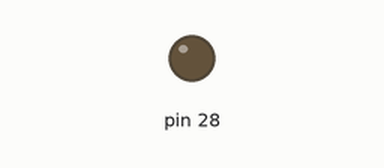
Simulated run of this sketch. Board: Teensy 4. Shown: output pins drawn as LEDs (lit = HIGH).

Above: at 0.15 s.
Timing chart, 0 to 0.2 s (numbered marks = the images above):
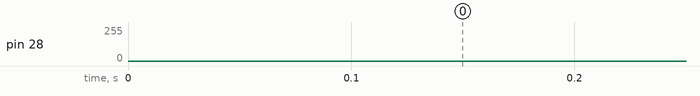

The sketch:

Math104DACTest.ino
```cpp
// Simple DAC sine wave test on Teensy 3.1

float phase = 0.0;
float twopi = 3.14159 * 2;
elapsedMicros usec = 0;
elapsedMillis msec = 0;


float freqList[] = {440.0, 494.0, 554.0, 587.0, 659.0, 740.0, 831.0, 880.0};

int i = 0;

const int noteLength = 200;

float angularMom = freqList[i] * twopi / (1000000.0);

void setup() {
  analogWriteResolution(12);
  usec = 0;
}

void loop() {

  float val = sin(angularMom * usec) * 512.0 + 2048.0;
  analogWrite(A14, (int)val);

  if (msec > noteLength) {
    msec = msec - noteLength;

    i++;

    if (i > 7) {
      i = 0;
    }

    angularMom = freqList[i] * twopi / (1000000.0);
  }
}
```
